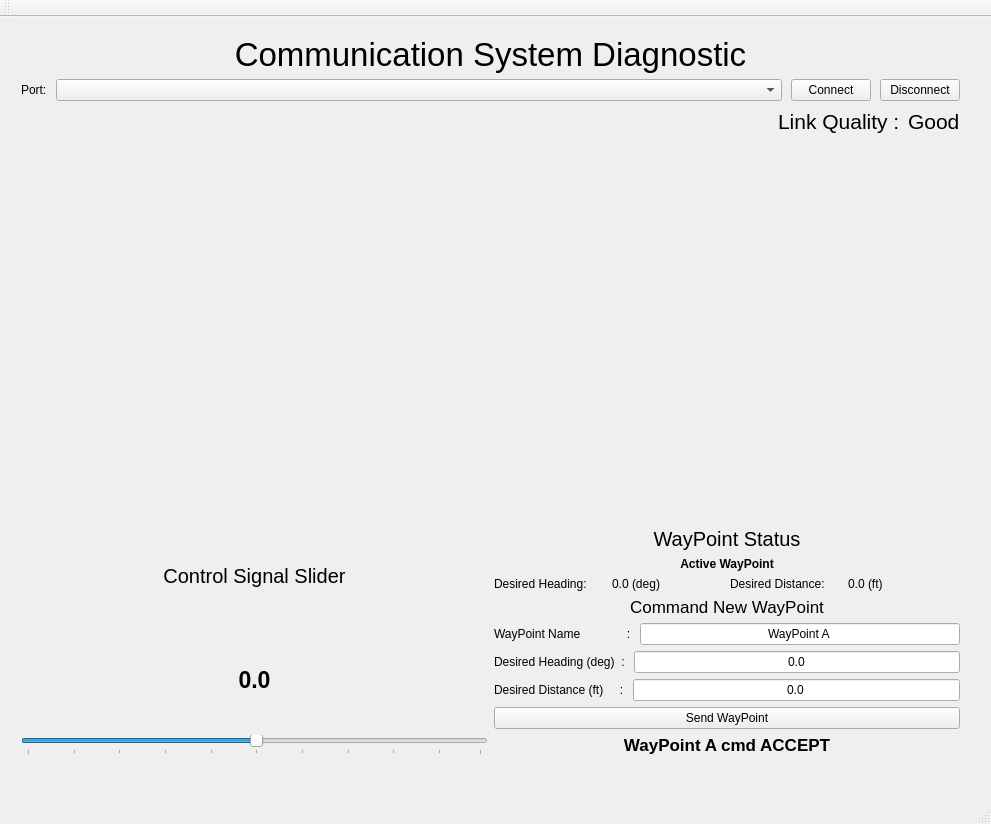
<?xml version="1.0" encoding="UTF-8"?>
<ui version="4.0">
 <class>Comm_Window</class>
 <widget class="QMainWindow" name="Comm_Window">
  <property name="geometry">
   <rect>
    <x>0</x>
    <y>0</y>
    <width>991</width>
    <height>824</height>
   </rect>
  </property>
  <property name="windowTitle">
   <string>Comm_Window</string>
  </property>
  <widget class="QWidget" name="centralWidget">
   <widget class="QWidget" name="layoutWidget">
    <property name="geometry">
     <rect>
      <x>10</x>
      <y>8</y>
      <width>961</width>
      <height>741</height>
     </rect>
    </property>
    <layout class="QVBoxLayout" name="CommDiagnostics" stretch="1,1,10,5">
     <property name="spacing">
      <number>1</number>
     </property>
     <property name="sizeConstraint">
      <enum>QLayout::SetMaximumSize</enum>
     </property>
     <item>
      <layout class="QVBoxLayout" name="TitleandSerialLayout" stretch="0,0">
       <item>
        <widget class="QLabel" name="WheelBotComm">
         <property name="font">
          <font>
           <pointsize>25</pointsize>
          </font>
         </property>
         <property name="text">
          <string>Communication System Diagnostic</string>
         </property>
         <property name="alignment">
          <set>Qt::AlignCenter</set>
         </property>
        </widget>
       </item>
       <item>
        <layout class="QHBoxLayout" name="Serial_Layout">
         <property name="spacing">
          <number>9</number>
         </property>
         <item>
          <widget class="QLabel" name="label">
           <property name="sizePolicy">
            <sizepolicy hsizetype="Minimum" vsizetype="Minimum">
             <horstretch>0</horstretch>
             <verstretch>0</verstretch>
            </sizepolicy>
           </property>
           <property name="text">
            <string>Port:</string>
           </property>
          </widget>
         </item>
         <item>
          <widget class="QComboBox" name="PortcomboBox">
           <property name="sizePolicy">
            <sizepolicy hsizetype="MinimumExpanding" vsizetype="Fixed">
             <horstretch>0</horstretch>
             <verstretch>0</verstretch>
            </sizepolicy>
           </property>
          </widget>
         </item>
         <item>
          <widget class="QPushButton" name="Connect_Btn">
           <property name="sizePolicy">
            <sizepolicy hsizetype="Preferred" vsizetype="Fixed">
             <horstretch>0</horstretch>
             <verstretch>0</verstretch>
            </sizepolicy>
           </property>
           <property name="text">
            <string>Connect</string>
           </property>
          </widget>
         </item>
         <item>
          <widget class="QPushButton" name="Disconnect_Btn">
           <property name="sizePolicy">
            <sizepolicy hsizetype="Minimum" vsizetype="Fixed">
             <horstretch>0</horstretch>
             <verstretch>0</verstretch>
            </sizepolicy>
           </property>
           <property name="text">
            <string>Disconnect</string>
           </property>
          </widget>
         </item>
        </layout>
       </item>
      </layout>
     </item>
     <item>
      <layout class="QHBoxLayout" name="LinkQualityLO">
       <property name="spacing">
        <number>2</number>
       </property>
       <item>
        <widget class="QLabel" name="label_3">
         <property name="sizePolicy">
          <sizepolicy hsizetype="MinimumExpanding" vsizetype="Preferred">
           <horstretch>0</horstretch>
           <verstretch>0</verstretch>
          </sizepolicy>
         </property>
         <property name="text">
          <string/>
         </property>
        </widget>
       </item>
       <item>
        <widget class="QLabel" name="label_2">
         <property name="sizePolicy">
          <sizepolicy hsizetype="Maximum" vsizetype="Minimum">
           <horstretch>0</horstretch>
           <verstretch>0</verstretch>
          </sizepolicy>
         </property>
         <property name="font">
          <font>
           <pointsize>16</pointsize>
          </font>
         </property>
         <property name="text">
          <string>Link Quality : </string>
         </property>
        </widget>
       </item>
       <item>
        <widget class="QLabel" name="lblLinkQuality">
         <property name="font">
          <font>
           <pointsize>16</pointsize>
          </font>
         </property>
         <property name="text">
          <string>Good</string>
         </property>
        </widget>
       </item>
      </layout>
     </item>
     <item>
      <layout class="QHBoxLayout" name="Lo_Plots">
       <property name="sizeConstraint">
        <enum>QLayout::SetMaximumSize</enum>
       </property>
      </layout>
     </item>
     <item>
      <layout class="QHBoxLayout" name="ControlsandData">
       <item>
        <layout class="QVBoxLayout" name="GainsPanel">
         <item>
          <widget class="QLabel" name="PId_Loop_Gain">
           <property name="font">
            <font>
             <pointsize>15</pointsize>
            </font>
           </property>
           <property name="text">
            <string>Control Signal Slider</string>
           </property>
           <property name="alignment">
            <set>Qt::AlignCenter</set>
           </property>
          </widget>
         </item>
         <item>
          <widget class="QLabel" name="AmplitudeValue">
           <property name="font">
            <font>
             <pointsize>17</pointsize>
             <weight>75</weight>
             <bold>true</bold>
            </font>
           </property>
           <property name="text">
            <string>0.0</string>
           </property>
           <property name="alignment">
            <set>Qt::AlignCenter</set>
           </property>
          </widget>
         </item>
         <item>
          <layout class="QHBoxLayout" name="K_pLayout">
           <item>
            <widget class="QSlider" name="AmplitudeSlider">
             <property name="sliderPosition">
              <number>50</number>
             </property>
             <property name="orientation">
              <enum>Qt::Horizontal</enum>
             </property>
             <property name="tickPosition">
              <enum>QSlider::TicksBelow</enum>
             </property>
             <property name="tickInterval">
              <number>10</number>
             </property>
            </widget>
           </item>
          </layout>
         </item>
        </layout>
       </item>
       <item>
        <layout class="QVBoxLayout" name="MotSpd_DatLayout">
         <item>
          <widget class="QLabel" name="Rotat_PWM">
           <property name="font">
            <font>
             <pointsize>15</pointsize>
            </font>
           </property>
           <property name="text">
            <string>WayPoint Status</string>
           </property>
           <property name="alignment">
            <set>Qt::AlignCenter</set>
           </property>
          </widget>
         </item>
         <item>
          <widget class="QLabel" name="Motor_Speed">
           <property name="font">
            <font>
             <weight>75</weight>
             <bold>true</bold>
            </font>
           </property>
           <property name="text">
            <string>Active WayPoint</string>
           </property>
           <property name="alignment">
            <set>Qt::AlignCenter</set>
           </property>
          </widget>
         </item>
         <item>
          <layout class="QHBoxLayout" name="MotorSpdLayout">
           <item>
            <widget class="QLabel" name="LMotLbl">
             <property name="text">
              <string>Desired Heading:</string>
             </property>
            </widget>
           </item>
           <item>
            <widget class="QLabel" name="Lft_Motor_Speed">
             <property name="text">
              <string>0.0 (deg)</string>
             </property>
            </widget>
           </item>
           <item>
            <widget class="QLabel" name="RMotLbl">
             <property name="text">
              <string>Desired Distance:</string>
             </property>
            </widget>
           </item>
           <item>
            <widget class="QLabel" name="Rgt_Motor_Speed">
             <property name="text">
              <string>0.0 (ft)</string>
             </property>
            </widget>
           </item>
          </layout>
         </item>
         <item>
          <widget class="QLabel" name="Load_Data">
           <property name="font">
            <font>
             <pointsize>13</pointsize>
            </font>
           </property>
           <property name="text">
            <string>Command New WayPoint</string>
           </property>
           <property name="alignment">
            <set>Qt::AlignCenter</set>
           </property>
          </widget>
         </item>
         <item>
          <layout class="QHBoxLayout" name="LoadDat_Layout">
           <item>
            <widget class="QLabel" name="label_4">
             <property name="text">
              <string>WayPoint Name              : </string>
             </property>
            </widget>
           </item>
           <item>
            <widget class="QLineEdit" name="LoadLineEdit">
             <property name="text">
              <string>WayPoint A</string>
             </property>
             <property name="alignment">
              <set>Qt::AlignCenter</set>
             </property>
            </widget>
           </item>
          </layout>
         </item>
         <item>
          <layout class="QHBoxLayout" name="LoadDat_Layout_2">
           <item>
            <widget class="QLabel" name="label_5">
             <property name="text">
              <string>Desired Heading (deg)  : </string>
             </property>
            </widget>
           </item>
           <item>
            <widget class="QLineEdit" name="LoadLineEdit_2">
             <property name="text">
              <string>0.0</string>
             </property>
             <property name="alignment">
              <set>Qt::AlignCenter</set>
             </property>
            </widget>
           </item>
          </layout>
         </item>
         <item>
          <layout class="QHBoxLayout" name="LoadDat_Layout_4">
           <item>
            <widget class="QLabel" name="label_6">
             <property name="text">
              <string>Desired Distance (ft)     : </string>
             </property>
            </widget>
           </item>
           <item>
            <widget class="QLineEdit" name="LoadLineEdit_3">
             <property name="text">
              <string>0.0</string>
             </property>
             <property name="alignment">
              <set>Qt::AlignCenter</set>
             </property>
            </widget>
           </item>
          </layout>
         </item>
         <item>
          <layout class="QHBoxLayout" name="RcdandPlybckLo">
           <item>
            <widget class="QPushButton" name="Record_Btn">
             <property name="text">
              <string>Send WayPoint</string>
             </property>
            </widget>
           </item>
          </layout>
         </item>
         <item>
          <layout class="QHBoxLayout" name="LoadDat_Layout_3">
           <item>
            <widget class="QLabel" name="label_7">
             <property name="font">
              <font>
               <pointsize>13</pointsize>
               <weight>75</weight>
               <bold>true</bold>
              </font>
             </property>
             <property name="text">
              <string>WayPoint A cmd ACCEPT</string>
             </property>
             <property name="alignment">
              <set>Qt::AlignCenter</set>
             </property>
            </widget>
           </item>
          </layout>
         </item>
        </layout>
       </item>
      </layout>
     </item>
    </layout>
   </widget>
  </widget>
  <widget class="QMenuBar" name="menuBar">
   <property name="geometry">
    <rect>
     <x>0</x>
     <y>0</y>
     <width>991</width>
     <height>23</height>
    </rect>
   </property>
   <property name="sizePolicy">
    <sizepolicy hsizetype="Expanding" vsizetype="Minimum">
     <horstretch>0</horstretch>
     <verstretch>0</verstretch>
    </sizepolicy>
   </property>
  </widget>
  <widget class="QToolBar" name="mainToolBar">
   <attribute name="toolBarArea">
    <enum>TopToolBarArea</enum>
   </attribute>
   <attribute name="toolBarBreak">
    <bool>false</bool>
   </attribute>
  </widget>
  <widget class="QStatusBar" name="statusBar"/>
 </widget>
 <layoutdefault spacing="6" margin="11"/>
 <resources/>
 <connections/>
</ui>
